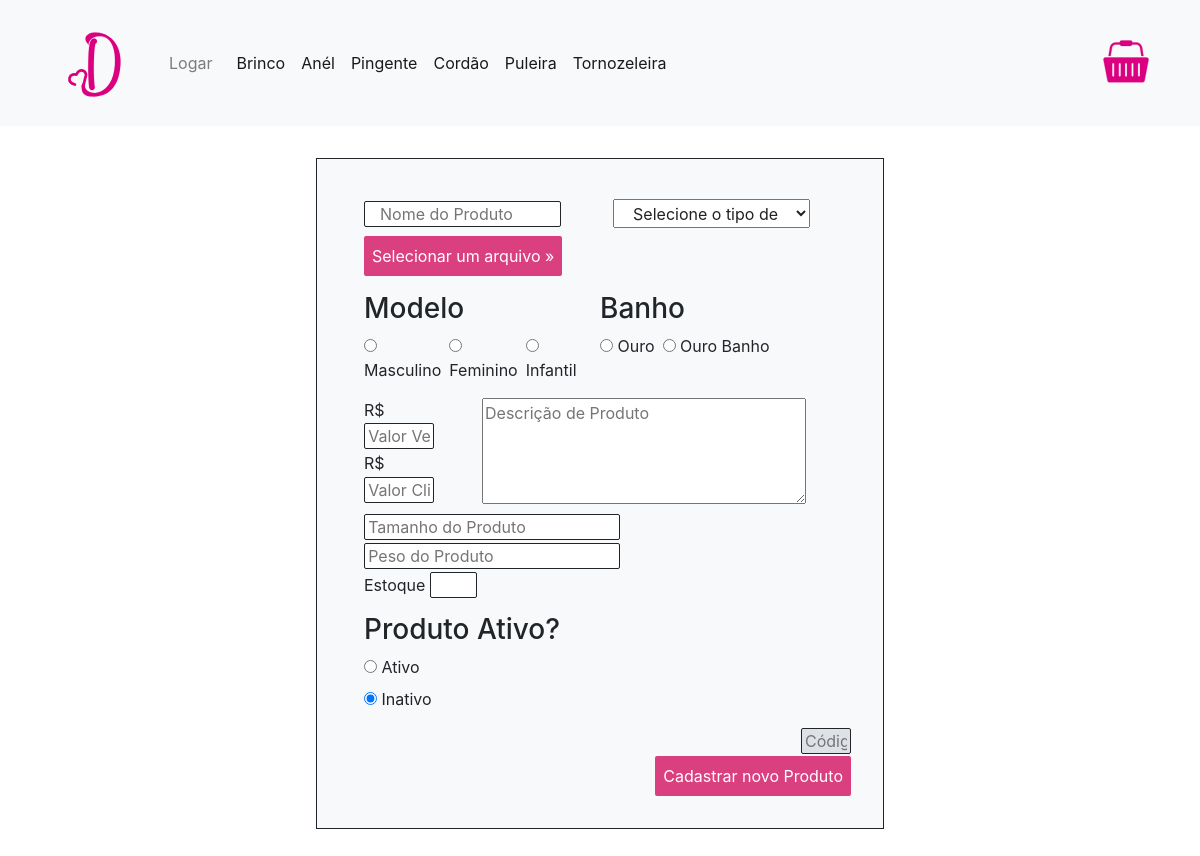
Page /index.php?pagina=cadastro_produtos on the committed database.
### tables this page shows
CREATE TABLE modelo(
	id_modelo INT AUTO_INCREMENT,
    nome_modelo VARCHAR(50),
    PRIMARY KEY(id_modelo)
    );

CREATE TABLE banho(
	id_banho INT AUTO_INCREMENT,
    nome_banho VARCHAR (15),
    PRIMARY KEY(id_banho)
);

### paginas/ADMIN/cadastroproduto.php (the view, shortened to what this page needs)
<?php
  $campo = array();
  $descricao_botao = 'Cadastrar novo Produto';
  $acao_formulario =   './script/incluir_produto.php';
  $query_tipo = 'SELECT * FROM tipo_produto';
  $resultado_tipo = mysqli_query($conexao, $query_tipo);
  $query_banho = 'SELECT * FROM banho';
  $resultado_banho = mysqli_query($conexao,$query_banho);
  $query_modelo = 'SELECT * FROM modelo';
  $resultado_modelo = mysqli_query($conexao,$query_modelo);
  if(!isset($_GET['id'])){
    $campo['nome_produto'] = '';
    $campo['descricao_produto'] = '';
    $campo['banho_produto'] = '';
    $campo['img_produto'] = '';
    $campo['precoBase_produto'] = '';
    $campo['preco_produto'] = '';
    $campo['estoque_produto'] = '';
    $campo['tamanho_produto'] = '';
    $campo['peso_produto'] = '';
    $campo['codigo_produto'] = '';
    $campo['id_banho'] = '';
    $campo['ativo'] = '';
    $campo['modelo'] = '';
  }
?>
<div class="cadastroProduto">
  <form class="cadastro" action="<?=$acao_formulario?>" method="POST" enctype="multipart/form-data">
      <div class="col-12 input_cadastro" id="nome_tipo">
        <input class="col-5" type="text" id="nome_produto"      name= "txt_nome_produto"        value ='<?=$campo['nome_produto']?>'        placeholder="Nome do Produto">      <br>
        <select class="col-5" class="entrada" name="cmbTipoProduto">
            <option value="#">Selecione o tipo de Produto:</option>
            <?php while($linha_tipoProduto = mysqli_fetch_array($resultado_tipo)){
                        PRINT_R($linha_tipoProduto);
                if($campo['tipo_produto'] == $linha_tipoProduto['id_tipoProduto']){
                    $valor = 'selected';
                } else {
                    $valor = '';
                }
            ?>
            <?php } ?>
      </select><br>
      </div>
      <div class="col-12">
        <label class="btnPrincipal" for='fileToUpload'>Selecionar um arquivo &#187;</label>
        <input type="file" id="fileToUpload"      name= "fileToUpload"            value = '<?=$campo['img_produto']?>'        placeholder="imagem" required>      <br>
      </div>
      <div id="modelo_banho" class="input_cadastro">
    <div  class="row col-12">
      <div class="col-6">
        <h3>Modelo</h3>
        <div class="radio_lateral">
          <?php
            while($linha_modelo = mysqli_fetch_array($resultado_modelo)){
              if($campo['modelo'] == $linha_modelo['id_modelo']){
                  $valor ='checked';
              }else{
                $valor = '';
              }
          ?>
          <div class="radio_cadastro">
            <input type="radio" id="<?=$linha_modelo['id_modelo']?>'" name="rdModelo" value="<?=$linha_modelo['id_modelo']?>"  <?=$valor?>>
            <label for="<?=$linha_modelo['id_modelo']?>"><?=$linha_modelo['nome_modelo']?></label><br>
          </div>
        <?php
            }
        ?>
        </div>
      </div>
      <div class="col-6">
        <h3>Banho</h3>
        <div class="radio_lateral">
        <?php
          while($linha_banho = mysqli_fetch_array($resultado_banho)){
            if($campo['id_banho'] == $linha_banho['id_banho']){
                $valor ='checked';
            }else{
              $valor = '';
            }
        ?>
        <div class="radio_cadastro">
          <input type="radio" id="<?=$linha_banho['id_banho']?>'" name="rdBanho" value="<?=$linha_banho['id_banho']?>"  <?=$valor?>>
          <label for="<?=$linha_banho['id_banho']?>"><?=$linha_banho['nome_banho']?></label><br>
        </div>
        <?php
            }
        ?>
        </div>
      </div>
    </div>
  </div>
      <div id="informacoes" class="input_cadastro">
        <div class="row col-12">
          <div id="valores" class="col-3">
            <div>R$<input  type="text" id="precoBase_produto" name= "txt_precoBase_produto" class="preco_input"   value = '<?= $campo['precoBase_produto']?>' placeholder="Valor Vendedora">           <br></div>
            <div>R$<input type="text" id="preco_produto"     name= "txt_preco_produto"     class="preco_input"   value = '<?=$campo['preco_produto']?>'      placeholder="Valor Cliente">     <br></div>
          </div>
        <div class="col-9">
          <textarea type="text" id="descricao_produto" name= "txt_descricao_produto"   value = '<?=$campo['descricao_produto']?>'  placeholder="Descrição de Produto"></textarea> <br>
        </div>
        </div>
    </div>
      <div class="col-12 input_cadastro" id="detalheCadastro">
        <input type="text" id="tamanho_produto"   name= "txt_tamanho_produto"     value = '<?=$campo['tamanho_produto']?>'    placeholder="Tamanho do Produto">   <br>
        <input type="text" id="peso_produto"      name= "txt_peso_produto"        value = '<?=$campo['peso_produto']?>'       placeholder="Peso do Produto">      <br>
        <label for="estoque_produto">Estoque</label>
        <input type="number" id="estoque_produto"   name= "txt_estoque_produto"     value = '<?=$campo['estoque_produto']?>'>                                    <br>
      </div>
    <div class="col-12 input_cadastro">
      <h3>Produto Ativo? </h3>
        <?php
          if($campo['ativo'] == 1){
            $valorAtivo = 'checked';
            $valorInativo = '';
          }else{
            $valorInativo = 'checked';
            $valorAtivo = '';
          }
        ?>
          <input type="radio" id="ativar'" name="rdAtivo" value="1" <?=$valorAtivo?>>
            <label for="ativar">Ativo</label><br>
          <input type="radio" id="desativar'" name="rdAtivo" value="0" <?=$valorInativo?>>
            <label for="ativar">Inativo</label><br>
      </div>
      <div id="codigo_cadastro">
        <input readonly type="text" id="codigo_produto"    name= "txt_codigo_produto"      value = '<?=$campo['codigo_produto']?>'     placeholder="Código">    <br>
      </div>
      <div id="finalizadorCad_produto">
        <button class="btnPrincipal" type ='submit'><?=$descricao_botao?></button>
      </div>
  </form>
</div>

### css/style.css (style rules this page uses)
input { border: solid 0.5px #212529; color: #212529; padding: 0 0.2rem; border-radius: 2px; }
input:read-only { background-color: #dee2e6; }
button { border: none; }
input[type=radio]:checked { color: #da4080; }
option:checked { color: red; }
.cadastroProduto { display: flex; justify-content: center; margin: 2rem; }
.cadastroProduto input { margin: 0.1rem 0; }
.cadastro { border: solid 0.5px #212529; background: #f8f9fa; width: 50%; padding: 2rem; }
#descricao_produto { width: 100%; height: 100%; }
#nome_produto { width: 50%; }
#modelo_banho { display:flex; align-items: center; }
#nome_tipo { display: flex; justify-content: space-between; }
#codigo_cadastro { display: flex; flex-direction: row-reverse; }
#codigo_produto { width: 10%; }
#informacoes { display: flex; }
#estoque_produto { width: 10%; }
#finalizadorCad_produto { display: flex; flex-direction: row-reverse; }
.input_cadastro { margin: 0.5rem 0; }
.radio_lateral { display: flex; }
.radio_cadastro { margin-right: 0.5rem; }
.preco_input { width: 80%; }
.btnPrincipal { background-color: #da4080; border-radius: 2px; color: #fff; cursor: pointer; padding: 0.5rem; }

### rows in the picture
modelo: nome_modelo "Masculino"
modelo: nome_modelo "Feminino"
modelo: nome_modelo "Infantil"
banho: nome_banho "Ouro"
banho: nome_banho "Ouro Banho"

### other values in the picture
$login "Logar"
$descricao_botao "Cadastrar novo Produto"
